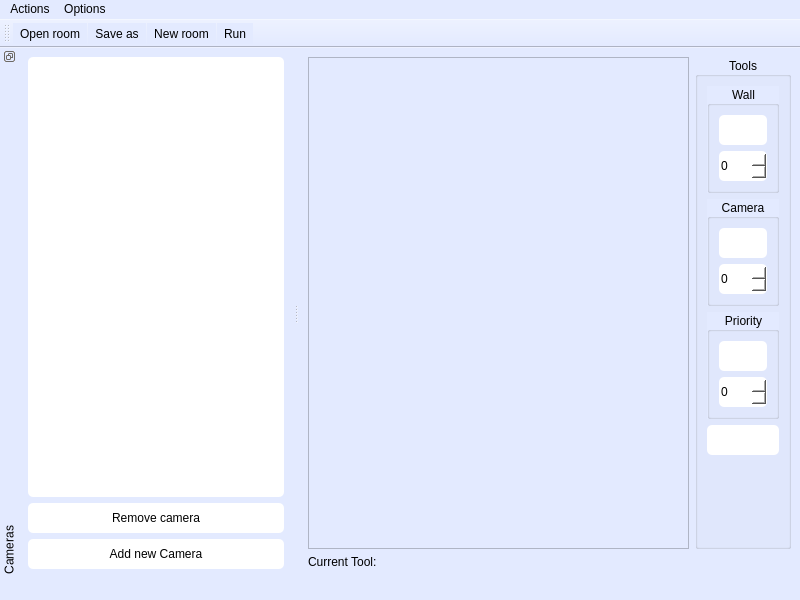
<?xml version="1.0" encoding="UTF-8"?>
<ui version="4.0">
 <class>MainWindow</class>
 <widget class="QMainWindow" name="MainWindow">
  <property name="geometry">
   <rect>
    <x>0</x>
    <y>0</y>
    <width>800</width>
    <height>600</height>
   </rect>
  </property>
  <property name="minimumSize">
   <size>
    <width>800</width>
    <height>600</height>
   </size>
  </property>
  <property name="windowTitle">
   <string>Camera Arranger</string>
  </property>
  <property name="styleSheet">
   <string notr="true">background: #E3EAFF;</string>
  </property>
  <widget class="QWidget" name="centralwidget">
   <layout class="QGridLayout" name="gridLayout">
    <item row="0" column="1">
     <widget class="QScrollArea" name="gridScrollArea">
      <property name="verticalScrollBarPolicy">
       <enum>Qt::ScrollBarAsNeeded</enum>
      </property>
      <property name="horizontalScrollBarPolicy">
       <enum>Qt::ScrollBarAsNeeded</enum>
      </property>
      <property name="sizeAdjustPolicy">
       <enum>QAbstractScrollArea::AdjustIgnored</enum>
      </property>
      <property name="widgetResizable">
       <bool>true</bool>
      </property>
      <property name="alignment">
       <set>Qt::AlignCenter</set>
      </property>
      <widget class="QWidget" name="scrollAreaWidgetContents">
       <property name="geometry">
        <rect>
         <x>0</x>
         <y>0</y>
         <width>383</width>
         <height>486</height>
        </rect>
       </property>
      </widget>
     </widget>
    </item>
    <item row="0" column="2">
     <widget class="QGroupBox" name="toolsGroup">
      <property name="sizePolicy">
       <sizepolicy hsizetype="Fixed" vsizetype="Fixed">
        <horstretch>0</horstretch>
        <verstretch>0</verstretch>
       </sizepolicy>
      </property>
      <property name="title">
       <string>Tools</string>
      </property>
      <property name="alignment">
       <set>Qt::AlignCenter</set>
      </property>
      <layout class="QVBoxLayout" name="verticalLayout_6">
       <item>
        <widget class="QGroupBox" name="wallGroup">
         <property name="title">
          <string>Wall</string>
         </property>
         <property name="alignment">
          <set>Qt::AlignCenter</set>
         </property>
         <layout class="QVBoxLayout" name="verticalLayout_4">
          <item>
           <widget class="QPushButton" name="WallButton">
            <property name="styleSheet">
             <string notr="true">QPushButton
{
background: white;
border-radius: 5px; 
height: 30px;
}
QPushButton:hover
{
background: rgb(244, 244, 244);
}

</string>
            </property>
            <property name="text">
             <string/>
            </property>
           </widget>
          </item>
          <item>
           <widget class="QSpinBox" name="heightPartWallSpinBox">
            <property name="styleSheet">
             <string notr="true">QSpinBox
{
background: white;
border-radius: 5px; 
height: 30px;
}
QSpinBox:hover
{
background: rgb(244, 244, 244);
}

</string>
            </property>
           </widget>
          </item>
         </layout>
        </widget>
       </item>
       <item>
        <widget class="QGroupBox" name="cameraGroup">
         <property name="title">
          <string>Camera</string>
         </property>
         <property name="alignment">
          <set>Qt::AlignCenter</set>
         </property>
         <layout class="QVBoxLayout" name="verticalLayout_3">
          <item>
           <widget class="QPushButton" name="CameraButton">
            <property name="styleSheet">
             <string notr="true">QPushButton
{
background: white;
border-radius: 5px; 
height: 30px;
}
QPushButton:hover
{
background: rgb(244, 244, 244);
}

</string>
            </property>
            <property name="text">
             <string/>
            </property>
           </widget>
          </item>
          <item>
           <widget class="QSpinBox" name="rotationSpinBox">
            <property name="styleSheet">
             <string notr="true">QSpinBox
{
background: white;
border-radius: 5px; 
height: 30px;
}
QSpinBox:hover
{
background: rgb(244, 244, 244);
}

</string>
            </property>
           </widget>
          </item>
         </layout>
        </widget>
       </item>
       <item>
        <widget class="QGroupBox" name="groupBox_4">
         <property name="title">
          <string>Priority</string>
         </property>
         <property name="alignment">
          <set>Qt::AlignCenter</set>
         </property>
         <layout class="QVBoxLayout" name="verticalLayout_2">
          <item>
           <widget class="QPushButton" name="PriorityButton">
            <property name="styleSheet">
             <string notr="true">QPushButton
{
background: white;
border-radius: 5px; 
height: 30px;
}
QPushButton:hover
{
background: rgb(244, 244, 244);
}

</string>
            </property>
            <property name="text">
             <string/>
            </property>
           </widget>
          </item>
          <item>
           <widget class="QSpinBox" name="prioritySpinBox">
            <property name="styleSheet">
             <string notr="true">QSpinBox
{
background: white;
border-radius: 5px; 
height: 30px;
}
QSpinBox:hover
{
background: rgb(244, 244, 244);
}

</string>
            </property>
           </widget>
          </item>
         </layout>
        </widget>
       </item>
       <item>
        <widget class="QPushButton" name="EraseButton">
         <property name="styleSheet">
          <string notr="true">QPushButton
{
background: white;
border-radius: 5px; 
height: 30px;
}
QPushButton:hover
{
background: rgb(244, 244, 244);
}

</string>
         </property>
         <property name="text">
          <string/>
         </property>
        </widget>
       </item>
       <item>
        <spacer name="verticalSpacer">
         <property name="orientation">
          <enum>Qt::Vertical</enum>
         </property>
         <property name="sizeHint" stdset="0">
          <size>
           <width>68</width>
           <height>138</height>
          </size>
         </property>
        </spacer>
       </item>
      </layout>
     </widget>
    </item>
    <item row="2" column="1">
     <widget class="QLabel" name="CurrentToolLabel">
      <property name="styleSheet">
       <string notr="true"/>
      </property>
      <property name="text">
       <string>Current Tool: </string>
      </property>
     </widget>
    </item>
   </layout>
  </widget>
  <widget class="QMenuBar" name="menubar">
   <property name="geometry">
    <rect>
     <x>0</x>
     <y>0</y>
     <width>800</width>
     <height>21</height>
    </rect>
   </property>
   <widget class="QMenu" name="menuFile">
    <property name="title">
     <string>Actions</string>
    </property>
    <addaction name="actionNew_room"/>
    <addaction name="actionRun"/>
    <addaction name="actionSave_as"/>
    <addaction name="actionOpen_room"/>
   </widget>
   <widget class="QMenu" name="menuOptions">
    <property name="title">
     <string>Options </string>
    </property>
    <addaction name="actionSettings"/>
   </widget>
   <addaction name="menuFile"/>
   <addaction name="menuOptions"/>
  </widget>
  <widget class="QStatusBar" name="statusbar"/>
  <widget class="QDockWidget" name="camera">
   <property name="minimumSize">
    <size>
     <width>181</width>
     <height>216</height>
    </size>
   </property>
   <property name="styleSheet">
    <string notr="true">background: #C9D5FF;
QDockWidget::title 
{ 
font: bold;
 text-align: left; 
 background: red; 
 padding-left: 30px; 
};
</string>
   </property>
   <property name="floating">
    <bool>false</bool>
   </property>
   <property name="features">
    <set>QDockWidget::DockWidgetFloatable|QDockWidget::DockWidgetMovable|QDockWidget::DockWidgetVerticalTitleBar</set>
   </property>
   <property name="windowTitle">
    <string>Cameras</string>
   </property>
   <attribute name="dockWidgetArea">
    <number>1</number>
   </attribute>
   <widget class="QWidget" name="dockWidgetContents">
    <layout class="QVBoxLayout" name="verticalLayout">
     <item>
      <widget class="QListWidget" name="camerasListWidget">
       <property name="mouseTracking">
        <bool>true</bool>
       </property>
       <property name="styleSheet">
        <string notr="true">background: white;
border-radius: 5px;
height: 30px;</string>
       </property>
      </widget>
     </item>
     <item>
      <widget class="QPushButton" name="removeCameraButton">
       <property name="styleSheet">
        <string notr="true">
QPushButton
{
background: white;
border-radius: 5px; 
height: 30px;
}
QPushButton:hover
{
background: rgb(244, 244, 244);
}


</string>
       </property>
       <property name="text">
        <string>Remove camera</string>
       </property>
      </widget>
     </item>
     <item>
      <widget class="QPushButton" name="addCameraButton">
       <property name="styleSheet">
        <string notr="true">
QPushButton
{
background: white;
border-radius: 5px; 
height: 30px;
}
QPushButton:hover
{
background: rgb(244, 244, 244);
}


</string>
       </property>
       <property name="text">
        <string>Add new Camera</string>
       </property>
      </widget>
     </item>
    </layout>
   </widget>
  </widget>
  <widget class="QToolBar" name="toolBar">
   <property name="windowTitle">
    <string>toolBar</string>
   </property>
   <attribute name="toolBarArea">
    <enum>TopToolBarArea</enum>
   </attribute>
   <attribute name="toolBarBreak">
    <bool>false</bool>
   </attribute>
   <addaction name="actionOpen_room"/>
   <addaction name="actionSave_as"/>
   <addaction name="actionNew_room"/>
   <addaction name="actionRun"/>
  </widget>
  <action name="actionProcess">
   <property name="text">
    <string>Process</string>
   </property>
  </action>
  <action name="actionCameras_information">
   <property name="text">
    <string>Camera</string>
   </property>
  </action>
  <action name="actionToolbar">
   <property name="text">
    <string>Toolbar</string>
   </property>
  </action>
  <action name="action_3">
   <property name="text">
    <string>View settings</string>
   </property>
  </action>
  <action name="actionProcess_2">
   <property name="text">
    <string>Process</string>
   </property>
  </action>
  <action name="actionCameras">
   <property name="text">
    <string>Cameras</string>
   </property>
  </action>
  <action name="actionToolbar_2">
   <property name="text">
    <string>Toolbar</string>
   </property>
  </action>
  <action name="actionShortcuts">
   <property name="text">
    <string>Shortcuts</string>
   </property>
  </action>
  <action name="actionNew_room">
   <property name="icon">
    <iconset resource="Resources.qrc">
     <normaloff>:/tool/resources/new_room.png</normaloff>:/tool/resources/new_room.png</iconset>
   </property>
   <property name="text">
    <string>New room</string>
   </property>
  </action>
  <action name="actionRun">
   <property name="icon">
    <iconset resource="Resources.qrc">
     <normaloff>:/tool/resources/start-line.png</normaloff>:/tool/resources/start-line.png</iconset>
   </property>
   <property name="text">
    <string>Run</string>
   </property>
  </action>
  <action name="actionRecount">
   <property name="text">
    <string>Recount </string>
   </property>
  </action>
  <action name="actionSettings">
   <property name="text">
    <string>Settings</string>
   </property>
  </action>
  <action name="actionSave_as">
   <property name="icon">
    <iconset resource="Resources.qrc">
     <normaloff>:/tool/resources/save.png</normaloff>:/tool/resources/save.png</iconset>
   </property>
   <property name="text">
    <string>Save as</string>
   </property>
  </action>
  <action name="actionOpen_room">
   <property name="icon">
    <iconset resource="Resources.qrc">
     <normaloff>:/tool/resources/open.png</normaloff>:/tool/resources/open.png</iconset>
   </property>
   <property name="text">
    <string>Open room</string>
   </property>
  </action>
 </widget>
 <resources>
  <include location="Resources.qrc"/>
 </resources>
 <connections/>
</ui>
